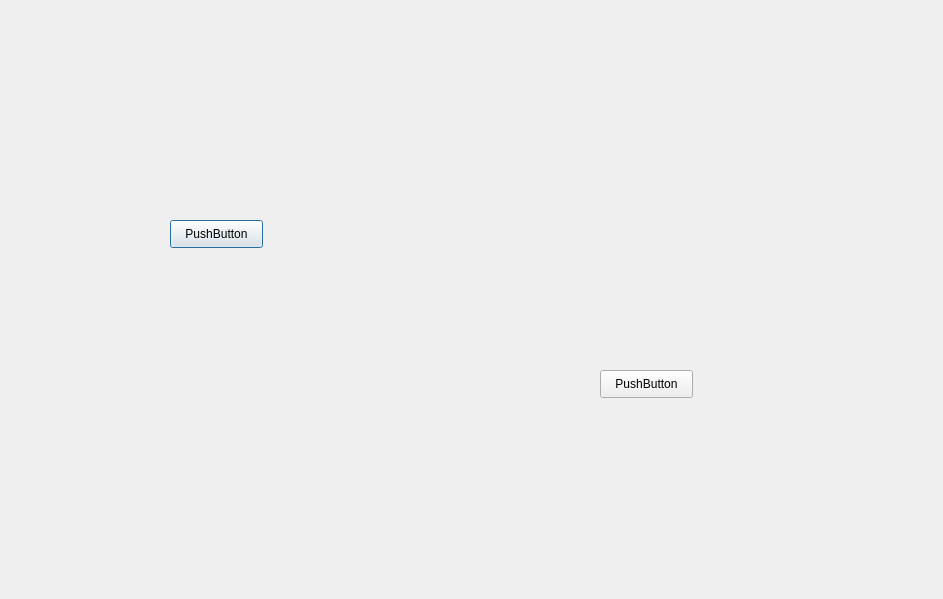
<?xml version="1.0" encoding="UTF-8"?>
<ui version="4.0">
 <class>Dialog</class>
 <widget class="QDialog" name="Dialog">
  <property name="geometry">
   <rect>
    <x>0</x>
    <y>0</y>
    <width>943</width>
    <height>599</height>
   </rect>
  </property>
  <property name="windowTitle">
   <string>Dialog</string>
  </property>
  <widget class="QPushButton" name="pushButton">
   <property name="geometry">
    <rect>
     <x>170</x>
     <y>220</y>
     <width>93</width>
     <height>28</height>
    </rect>
   </property>
   <property name="text">
    <string>PushButton</string>
   </property>
  </widget>
  <widget class="QPushButton" name="pushButton_2">
   <property name="geometry">
    <rect>
     <x>600</x>
     <y>370</y>
     <width>93</width>
     <height>28</height>
    </rect>
   </property>
   <property name="text">
    <string>PushButton</string>
   </property>
  </widget>
 </widget>
 <resources/>
 <connections/>
</ui>
